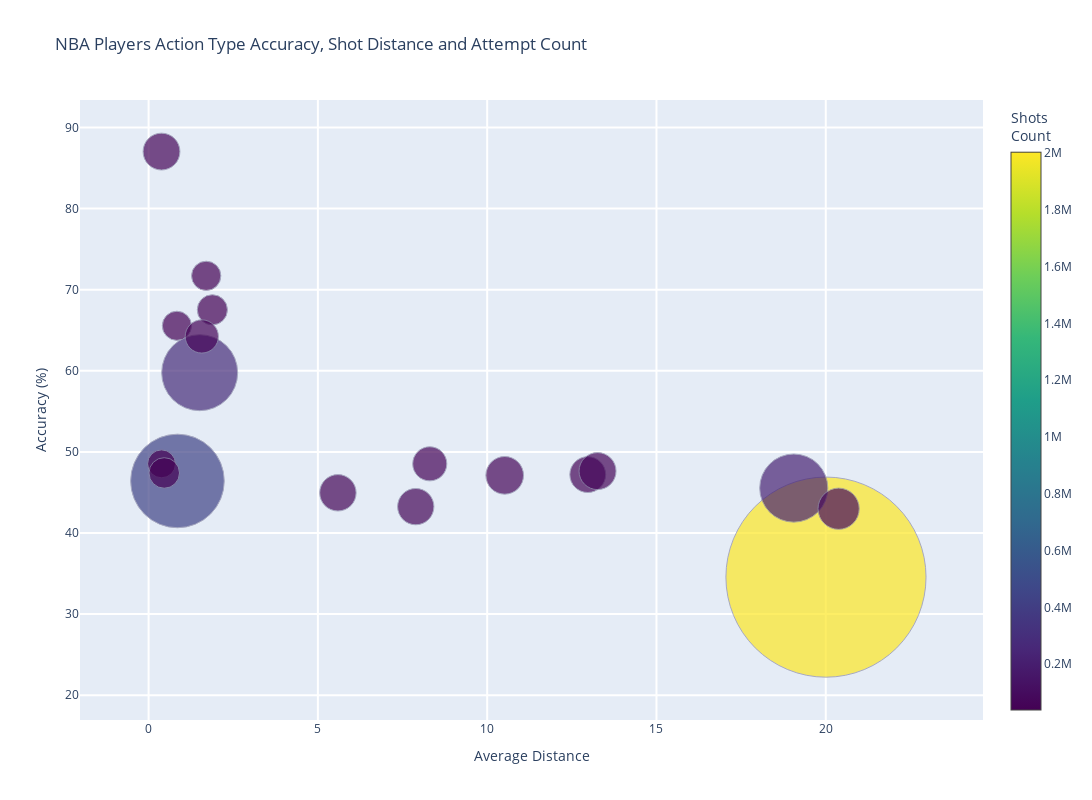

The code cell stored with this chart in its notebook:
### Code cell
# Bubble Chart (Scatter Plot with Bubble Size)
# using tuple unpacking for multiple Axes


fig = go.Figure()
fig.update_layout(width=1400, height=800, title="NBA Players Action Type Accuracy, Shot Distance and Attempt Count",
                  xaxis=dict(
                      title="Average Distance",
                      gridcolor="white",
                      gridwidth=2,
                  ),
                  yaxis=dict(
                      title="Accuracy (%)",
                      gridcolor="white",
                      gridwidth=2,
                  ),
                  )
fig.add_trace(
    go.Scatter(
        x=action_types_75_p["avg_distance"],
        y=action_types_75_p["accuracy"] * 100,
        mode="markers",
        marker=dict(
            size=action_types_75_p["count"],
            sizemode="area",
            sizeref=100,
            color=action_types_75_p["count"],
            colorscale="Viridis",
            showscale=True,
            line_color='rgb(140, 140, 170)',
            colorbar_title='Shots<br>Count',
        ),
    text=action_types_75_p["ACTION_TYPE"],
    hovertemplate=(
            "Action Type: %{text}<br>" +
            "Accuracy: %{y:.2f}<br>" +
            "Average Distance: %{x:.2f}<br>" +
            "Attempt Count: %{marker.size:.0f}"
    ),
    name="Action Types"
    )
)
# Stacked or Grouped Bar Chart
# Heatmap with Annotations
# 3D Scatter Plot

### Figure 1 — Plotly figure (JSON) as saved in the notebook; plotly's stock layout.template omitted (floating-point values rounded to 4 significant figures)
{"data": [{"hovertemplate": "Action Type: %{text}<br>Accuracy: %{y:.2f}<br>Average Distance: %{x:.2f}<br>Attempt Count: %{marker.size:.0f}", "marker": {"color": [42926, 45454, 65894, 288734, 67837, 64250, 58148, 66335, 2002674, 437781, 231979, 42579, 68628, 55289, 85049, 39098, 46675, 70927], "colorbar": {"title": {"text": "Shots<br>Count"}}, "colorscale": [[0.0, "#440154"], [0.1111, "#482878"], [0.2222, "#3e4989"], [0.3333, "#31688e"], [0.4444, "#26828e"], [0.5556, "#1f9e89"], [0.6667, "#35b779"], [0.7778, "#6ece58"], [0.8889, "#b5de2b"], [1.0, "#fde725"]], "line": {"color": "rgb(140, 140, 170)"}, "showscale": true, "size": [42926, 45454, 65894, 288734, 67837, 64250, 58148, 66335, 2002674, 437781, 231979, 42579, 68628, 55289, 85049, 39098, 46675, 70927], "sizemode": "area", "sizeref": 100}, "mode": "markers", "name": "Action Types", "text": ["Cutting Layup Shot", "Driving Finger Roll Layup Shot", "Driving Floating Jump Shot", "Driving Layup Shot", "Dunk Shot", "Fadeaway Jump Shot", "Floating Jump shot", "Hook Shot", "Jump Shot", "Layup Shot", "Pullup Jump shot", "Reverse Layup Shot", "Running Jump Shot", "Running Layup Shot", "Step Back Jump shot", "Tip Layup Shot", "Tip Shot", "Turnaround Jump Shot"], "x": [1.702, 1.883, 7.891, 1.509, 0.3813, 12.97, 8.304, 5.591, 20.01, 0.8522, 19.05, 0.8355, 13.26, 1.571, 20.38, 0.3824, 0.4619, 10.52], "y": [71.7, 67.52, 43.25, 59.77, 87.02, 47.2, 48.53, 44.96, 34.56, 46.42, 45.54, 65.55, 47.63, 64.23, 42.99, 48.53, 47.4, 47.11], "type": "scatter"}], "layout": {"xaxis": {"title": {"text": "Average Distance"}, "gridcolor": "white", "gridwidth": 2}, "yaxis": {"title": {"text": "Accuracy (%)"}, "gridcolor": "white", "gridwidth": 2}, "width": 1400, "height": 800, "title": {"text": "NBA Players Action Type Accuracy, Shot Distance and Attempt Count"}}}
